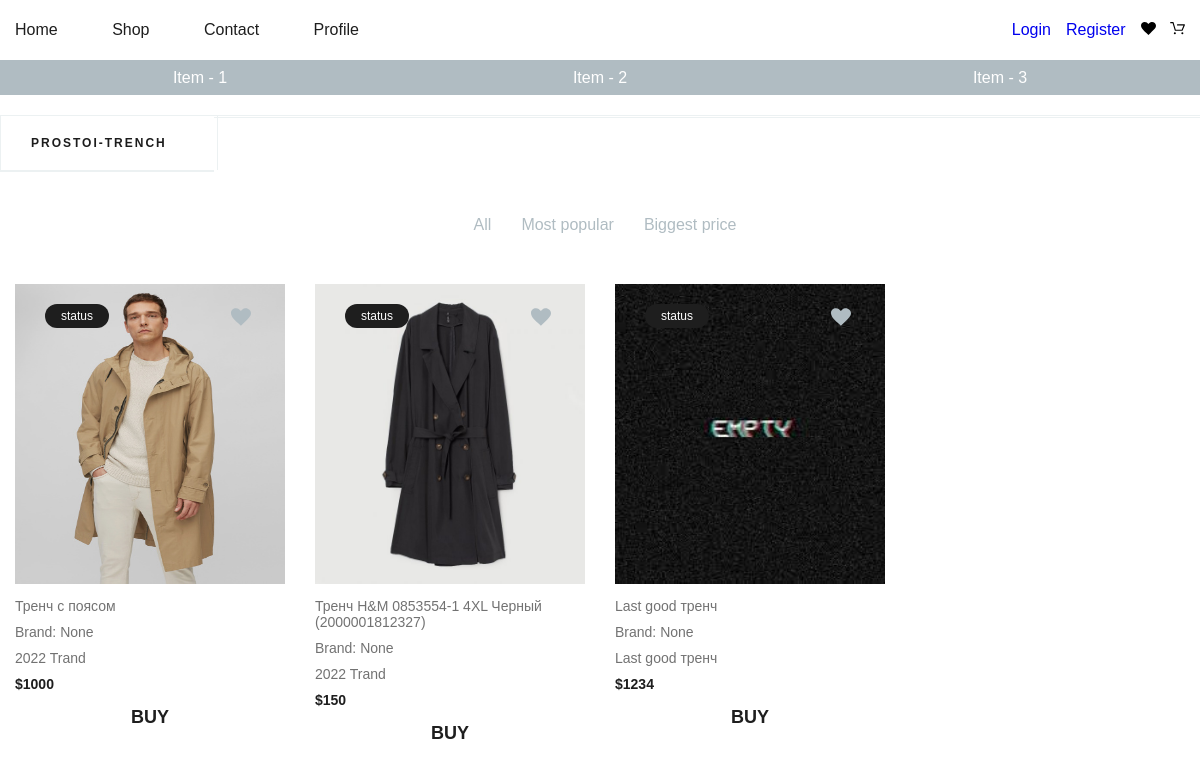
Before: /catalog/prostoi-trench/prostoi-trench with the older database file.
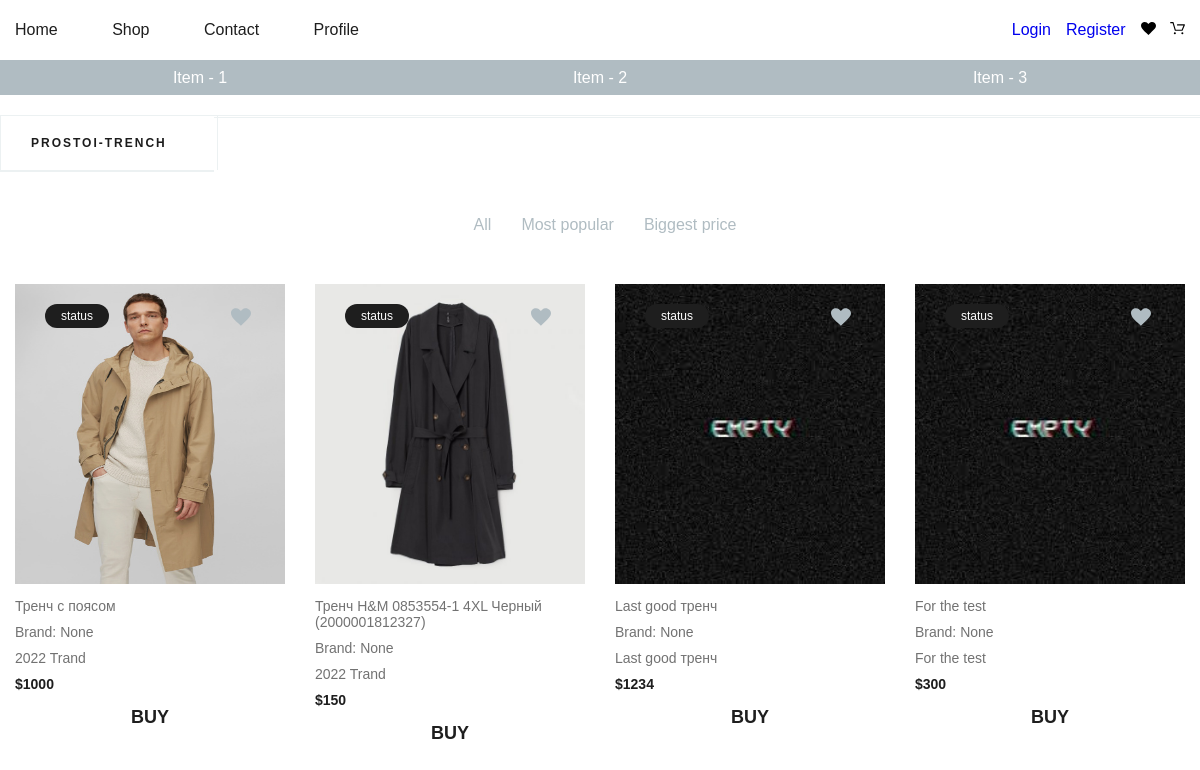
After: the same page with the newer database file.
### mainApp/models.py (models this page shows, shortened)
class Good(m.Model):
    title = m.CharField(max_length=250, verbose_name="Заголовок товара")
    subtitle = m.CharField(max_length=250, verbose_name="Под заголовок товара")
    description = m.TextField(verbose_name="Описание товара", blank=True, null=True)
    price = m.PositiveIntegerField(verbose_name="Цена")
    photo = m.ImageField(upload_to="photos/goods/%m/%d/", verbose_name="Фото товара", default="empty.jfif")
    views = m.PositiveIntegerField(default=0, verbose_name="Количество просмотров")
    is_published = m.BooleanField(default=True, verbose_name="Опулбиковано ?")
    created_dt = m.DateTimeField(auto_now_add=True)
    updated_dt = m.DateTimeField(auto_now=True)
    category = TreeForeignKey(Category, on_delete=m.CASCADE, blank=False,
                              null=False, verbose_name=u'Раздел')
    slug = m.SlugField(max_length=255, unique=True, blank=True)
    class Meta:
        verbose_name = "Товар"
        verbose_name_plural = "Товары"
    def get_absolute_url(self):
        return reverse('good_detail', kwargs={'slug': self.slug})

### mainApp/views.py (the view)
# urls.py: path('catalog/<slug:slug_gender>/<slug:slug_category>', views.GoodByCategoryView.as_view(), name='good_by_category'),
class GoodByCategoryView(View):
    template_name = 'mainApp/goods_by_categories.html'
    def get(self, request, *args, **kwargs):
        slug_gender = self.kwargs['slug_gender']
        goods = Good.objects.filter(category__slug=self.kwargs['slug_category'], is_published=True)
        categories = Category.objects.get(slug=slug_gender).get_descendants(include_self=False)
        Genders = Category.objects.filter(level=0)
        context = {
            'categories': categories,
            'slug_gender': slug_gender,
            'categories_gender': Genders,
            'goods': goods
        }
        return render(request, self.template_name, context=context)

### basket/basket_class.py (called while the page is built)
    def __len__(self):
        return sum(item['qty'] for item in self.basket.values())

### basket/context_processors.py (called while the page is built)
def basket(request):
    return {'basket': Basket(request)}

### mainApp/models.py (called while the page is built)
    def __str__(self):
        return self.title

### mainApp/templates/mainApp/goods_by_categories.html (shortened to what this page needs)
{% extends 'base.html' %}
{% load static %}
{% block content %}
  {% include 'mainApp/include/_categories.html' %}
  <section class="products">
    <div class="container">
      <div class="products__inner">
        <div class="products__filter">
          <ul class="products__control">
            <li class="products__control__item" data-filter="all">All</li>
            <li class="products__control__item" data-filter="by-views">Most popular</li>
            <li class="products__control__item" data-filter="by-price">Biggest price</li>
          </ul>
        </div>
        <div class="products__list">
          {% for good in goods %}
            {% include 'mainApp/include/_output_good.html' %}
          {% endfor %}
        </div>
      </div>
    </div>
  </section>
{% endblock %}

### mainApp/templates/mainApp/include/_output_good.html (shortened to what this page needs)
{% load static %}
<div class="products__item" id="products__item{{ good.id }}"
     data-views="{{ good.views }}"
     data-created="{{ good.created_dt }}"
     data-price="{{ good.price }}">
  <div class="products__item__inner">
    <div class="product__item__top">
      <div class="status">status</div>
      <div class="wishlist {% if good.wishlist_set.all %}wishlist__active{% endif %}" id="wishlist{{ good.id }}"
           data-id={{ good.id }}
      >
      </div>
      <div class="product__item__top__img">
        <a href="{{ good.get_absolute_url }}">
          <img src="{{ good.photo.url }}" alt="" width="100%" height="300px">
        </a>
      </div>
    </div>
    <div class="products__item__bottom">
      <p class="products__item__bottom__title">{{ good.title }}</p>
      <p class="products__item__bottom__brand">Brand: None</p>
      <p class="products__item__bottom__desc">{{ good.subtitle }}</p>
      <p class="products__item__bottom__price">${{ good.price }}</p>
      <a class="btn">BUY</a>
    </div>
  </div>
</div>

Changed rows visible on the page:
added Good: photo (placeholder picture), title "For the test", subtitle "For the test", price "300"
